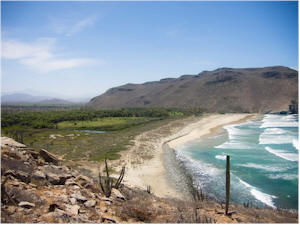
#> input picture SingleImageFilters/beaches4.jpg, 300 x 225 px
$ python BilateralFilter.py
#> lines starting #> are read from the running program, lines starting #| are printed output that depends on the picture
import numpy as np
import cv2
import os


img = cv2.imread('beaches4.jpg')
#> img is the input picture: shape (225, 300, 3); mean B, G, R 154.9, 147.3, 137
blur = cv2.bilateralFilter(img,9,75,75)
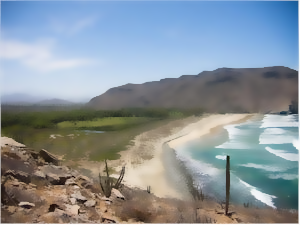
#> blur: shape (225, 300, 3); mean B, G, R 154.9, 147.2, 136.9

cv2.imshow('img',blur)
cv2.waitKey(0)
cv2.destroyAllWindows()
